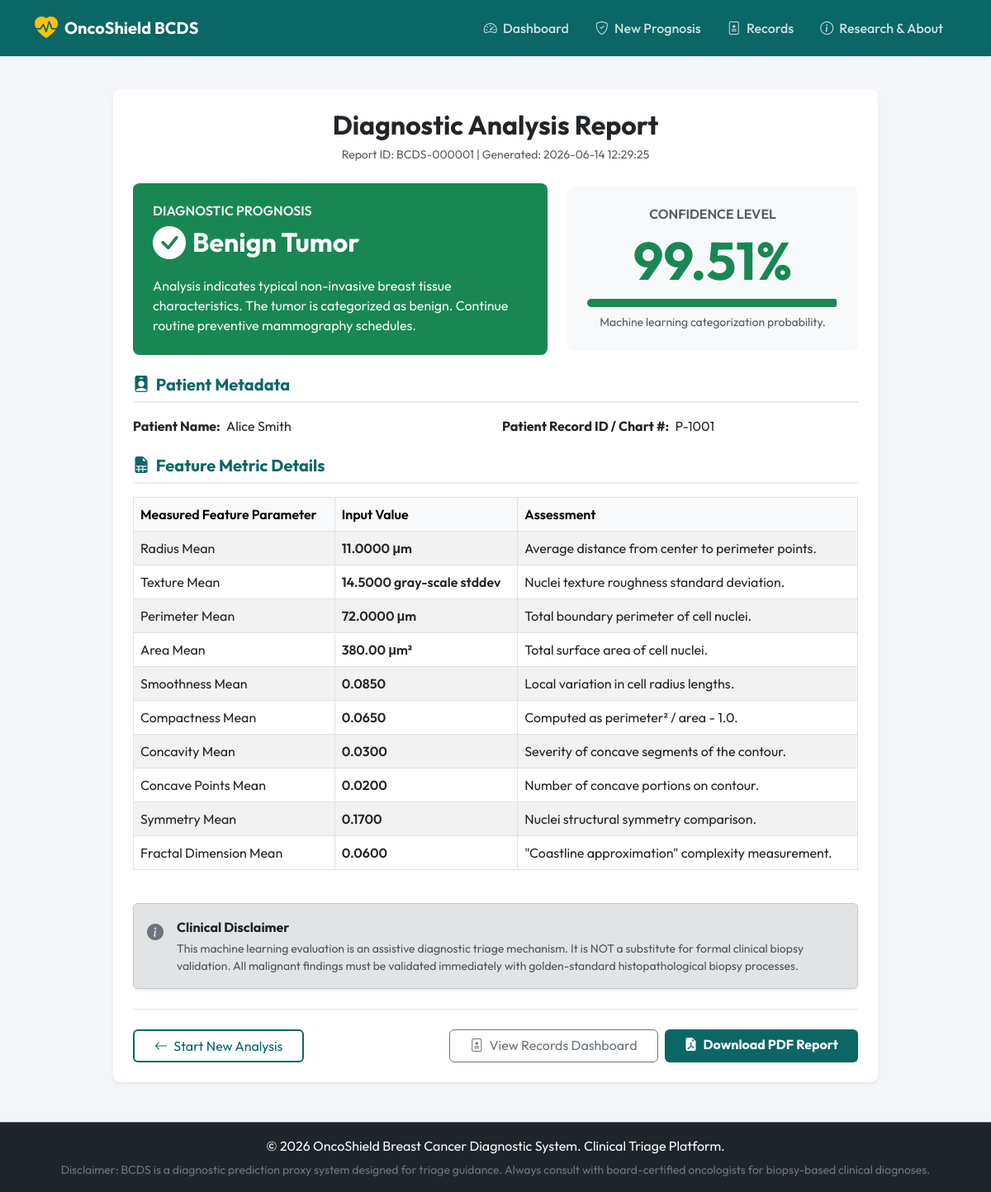
The page /result/1 on the database its author committed.
### tables this page shows
CREATE TABLE patient_predictions (
            id INTEGER PRIMARY KEY AUTOINCREMENT,
            timestamp DATETIME DEFAULT CURRENT_TIMESTAMP,
            patient_name TEXT NOT NULL,
            patient_id TEXT NOT NULL,
            radius_mean REAL,
            texture_mean REAL,
            perimeter_mean REAL,
            area_mean REAL,
            smoothness_mean REAL,
            compactness_mean REAL,
            concavity_mean REAL,
            concave_points_mean REAL,
            symmetry_mean REAL,
            fractal_dimension_mean REAL,
            prediction TEXT,
            confidence REAL
        );

### app.py (the view)
@app.route('/result/<int:record_id>')
def result(record_id):
    conn = get_db_connection()
    record = conn.execute('SELECT * FROM patient_predictions WHERE id = ?', (record_id,)).fetchone()
    conn.close()
    if not record:
        flash("Record not found.", "danger")
        return redirect(url_for('index'))
    return render_template('result.html', record=record)

### app.py (called while the page is built)
def get_db_connection():
    conn = sqlite3.connect(DATABASE)
    conn.row_factory = sqlite3.Row
    return conn

### templates/result.html (shortened to what this page needs)
{% extends 'base.html' %}
{% block content %}
<div class="container">
    <div class="row justify-content-center">
        <div class="col-lg-10">
            <div class="card border-0 shadow-sm rounded-3 bg-white p-4 mb-4">
                <div class="text-center mb-4">
                    <h2 class="fw-bold mb-1 text-dark">Diagnostic Analysis Report</h2>
                    <span class="text-muted small">Report ID: BCDS-{{ "%06d"|format(record.id) }} | Generated: {{ record.timestamp }}</span>
                </div>
                <div class="row g-4 align-items-center mb-4">
                    <div class="col-md-7">
                        <div class="p-4 rounded-3 text-white {% if record.prediction == 'Malignant' %}bg-danger{% else %}bg-success{% endif %}">
                            <h6 class="text-uppercase tracking-wider fw-semibold opacity-90 mb-1">Diagnostic Prognosis</h6>
                            <h2 class="fw-bold mb-3 d-flex align-items-center">
                                {% if record.prediction == 'Malignant' %}
                                <i class="bi bi-exclamation-triangle-fill me-2 fs-1 animate-pulse"></i> Malignant Tumor
                                {% else %}
                                <i class="bi bi-check-circle-fill me-2 fs-1"></i> Benign Tumor
                                {% endif %}
                            </h2>
                            <p class="mb-0 opacity-95">
                                {% if record.prediction == 'Malignant' %}
                                Warning: The cellular nuclei analysis indicates malignant cell proliferation characteristics. Triage this case for immediate gold-standard biopsy validation.
                                {% else %}
                                Analysis indicates typical non-invasive breast tissue characteristics. The tumor is categorized as benign. Continue routine preventive mammography schedules.
                                {% endif %}
                            </p>
                        </div>
                    </div>
                    <div class="col-md-5">
                        <div class="card bg-light border-0 p-4 h-100 text-center rounded-3">
                            <h6 class="text-uppercase tracking-wider fw-semibold text-muted mb-2">Confidence Level</h6>
                            <h1 class="display-3 fw-bold mb-2 {% if record.prediction == 'Malignant' %}text-danger{% else %}text-success{% endif %}">
                                {{ "%.2f"|format(record.confidence) }}%
                            </h1>
                            <div class="progress mb-2" style="height: 10px;">
                                {%- set conf_val = record.confidence -%}
                                <div id="confidence-bar"
                                     class="progress-bar {% if record.prediction == 'Malignant' %}bg-danger{% else %}bg-success{% endif %}"
                                     role="progressbar"
                                     aria-valuenow="{{ conf_val }}"
                                     aria-valuemin="0"
                                     aria-valuemax="100">
                                </div>
                            </div>
                            <span class="small text-muted">Machine learning categorization probability.</span>
                        </div>
                    </div>
                </div>
                <h5 class="fw-bold text-teal border-bottom pb-2 mb-3">
                    <i class="bi bi-person-badge-fill me-1"></i> Patient Metadata
                </h5>
                <div class="row g-3 mb-4">
                    <div class="col-md-6">
                        <strong>Patient Name:</strong> <span class="ms-1">{{ record.patient_name }}</span>
                    </div>
                    <div class="col-md-6">
                        <strong>Patient Record ID / Chart #:</strong> <span class="ms-1">{{ record.patient_id }}</span>
                    </div>
                </div>
                <h5 class="fw-bold text-teal border-bottom pb-2 mb-3">
                    <i class="bi bi-file-earmark-spreadsheet-fill me-1"></i> Feature Metric Details
                </h5>
                <div class="table-responsive mb-4">
                    <table class="table table-bordered table-striped align-middle">
                        <thead class="table-light">
                            <tr>
                                <th>Measured Feature Parameter</th>
                                <th>Input Value</th>
                                <th>Assessment</th>
                            </tr>
                        </thead>
                        <tbody>
                            <tr>
                                <td>Radius Mean</td>
                                <td class="fw-semibold">{{ "%.4f"|format(record.radius_mean) }} μm</td>
                                <td>Average distance from center to perimeter points.</td>
                            </tr>
                            <tr>
                                <td>Texture Mean</td>
                                <td class="fw-semibold">{{ "%.4f"|format(record.texture_mean) }} gray-scale stddev</td>
                                <td>Nuclei texture roughness standard deviation.</td>
                            </tr>
                            <tr>
                                <td>Perimeter Mean</td>
                                <td class="fw-semibold">{{ "%.4f"|format(record.perimeter_mean) }} μm</td>
                                <td>Total boundary perimeter of cell nuclei.</td>
                            </tr>
                            <tr>
                                <td>Area Mean</td>
                                <td class="fw-semibold">{{ "%.2f"|format(record.area_mean) }} μm²</td>
                                <td>Total surface area of cell nuclei.</td>
                            </tr>
                            <tr>
                                <td>Smoothness Mean</td>
                                <td class="fw-semibold">{{ "%.4f"|format(record.smoothness_mean) }}</td>
                                <td>Local variation in cell radius lengths.</td>
                            </tr>
                            <tr>
                                <td>Compactness Mean</td>
                                <td class="fw-semibold">{{ "%.4f"|format(record.compactness_mean) }}</td>
                                <td>Computed as perimeter² / area - 1.0.</td>
                            </tr>
                            <tr>
                                <td>Concavity Mean</td>
                                <td class="fw-semibold">{{ "%.4f"|format(record.concavity_mean) }}</td>
                                <td>Severity of concave segments of the contour.</td>
                            </tr>
                            <tr>
                                <td>Concave Points Mean</td>
                                <td class="fw-semibold">{{ "%.4f"|format(record.concave_points_mean) }}</td>
                                <td>Number of concave portions on contour.</td>
                            </tr>
                            <tr>
                                <td>Symmetry Mean</td>
                                <td class="fw-semibold">{{ "%.4f"|format(record.symmetry_mean) }}</td>
                                <td>Nuclei structural symmetry comparison.</td>
                            </tr>
                            <tr>
                                <td>Fractal Dimension Mean</td>
                                <td class="fw-semibold">{{ "%.4f"|format(record.fractal_dimension_mean) }}</td>
                                <td>"Coastline approximation" complexity measurement.</td>
                            </tr>
                        </tbody>
                    </table>
                </div>
                <div class="alert alert-secondary d-flex align-items-start shadow-sm mb-4" role="alert">
                    <i class="bi bi-info-circle-fill fs-5 me-3 text-secondary mt-1"></i>
                    <div>
                        <strong class="text-dark d-block mb-1">Clinical Disclaimer</strong>
                        <p class="small text-muted mb-0">This machine learning evaluation is an assistive diagnostic triage mechanism. It is NOT a substitute for formal clinical biopsy validation. All malignant findings must be validated immediately with golden-standard histopathological biopsy processes.</p>
                    </div>
                </div>
                <div class="d-grid d-md-flex justify-content-md-between gap-2 border-top pt-4">
                    <a href="{{ url_for('predict') }}" class="btn btn-outline-teal px-4">
                        <i class="bi bi-arrow-left me-1"></i> Start New Analysis
                    </a>
                    <div class="d-grid d-md-flex gap-2">
                        <a href="{{ url_for('admin') }}" class="btn btn-outline-secondary px-4">
                            <i class="bi bi-file-medical me-1"></i> View Records Dashboard
                        </a>
                        <a href="{{ url_for('download_pdf', record_id=record.id) }}" class="btn btn-teal px-4 fw-bold shadow-sm">
                            <i class="bi bi-file-earmark-pdf-fill me-1"></i> Download PDF Report
                        </a>
                    </div>
                </div>
            </div>
        </div>
    </div>
</div>
{% endblock %}

### static/css/style.css (style rules this page uses)
body { font-family: 'Outfit', sans-serif; background-color: #f4f6f9; color: #212529; display: flex; flex-direction: column; min-height: 100vh; }
.text-teal { color: #0b6666 !important; }
.btn-teal { background-color: #0b6666; color: #ffffff; border: none; transition: all 0.25s ease-in-out; }
.btn-outline-teal { border: 2px solid #0b6666; color: #0b6666; background: transparent; transition: all 0.25s ease-in-out; }
.card { transition: transform 0.2s ease-in-out, box-shadow 0.2s ease-in-out; }
h5.border-bottom { border-bottom: 2px solid #e9ecef !important; }
.opacity-90 { opacity: 0.90; }
.opacity-95 { opacity: 0.95; }
.table th { font-weight: 600; }

### rows shown on the page
patient_predictions: id "000001", timestamp "2026-06-14 12:29:25", confidence "99.51", patient_name "Alice Smith", patient_id "P-1001", radius_mean "11.0000", texture_mean "14.5000", perimeter_mean "72.0000", area_mean "380.00", smoothness_mean "0.0850", compactness_mean "0.0650", concavity_mean "0.0300", concave_points_mean "0.0200", symmetry_mean "0.1700", fractal_dimension_mean "0.0600"
